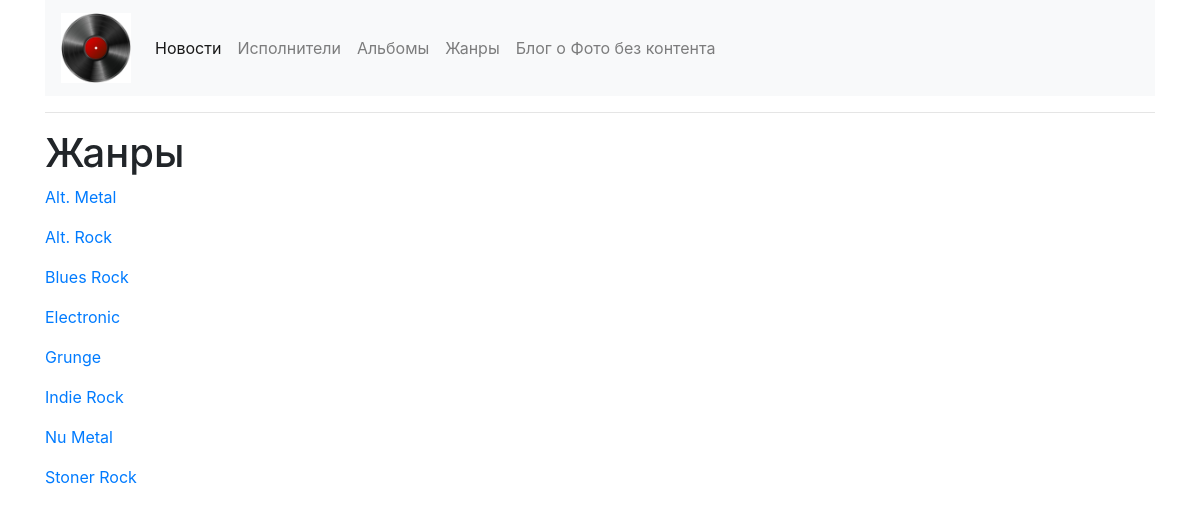
The app's page /genres with its own data.
### Music_Blog/models.py (models this page shows, shortened)
class Genre(models.Model):
    name = models.CharField(
        verbose_name='Название',
        max_length=255,
        unique=True
    )

### Music_Blog/views.py (the view)
# urls.py: path('genres', views.genres, name='genres'),
def genres(request):
    return render(request, 'genres.html', {
        'genres': Genre.objects.all().order_by('name'),
    })

### Music_Blog/templates/genres.html (shortened to what this page needs)
{% extends 'decorator.html' %}
{% load static %}
{% block content %}
    <h1>Жанры</h1>
    {% for g in genres %}
        <a href="{% url 'blog:genre_detail' pk=g.id %}">
        <p>{{ g.name }}</p>
        </a>
    {% endfor %}
{% endblock %}

### records on screen
Genre: name "Alt. Metal"
Genre: name "Alt. Rock"
Genre: name "Blues Rock"
Genre: name "Electronic"
Genre: name "Grunge"
Genre: name "Indie Rock"
Genre: name "Nu Metal"
Genre: name "Stoner Rock"
